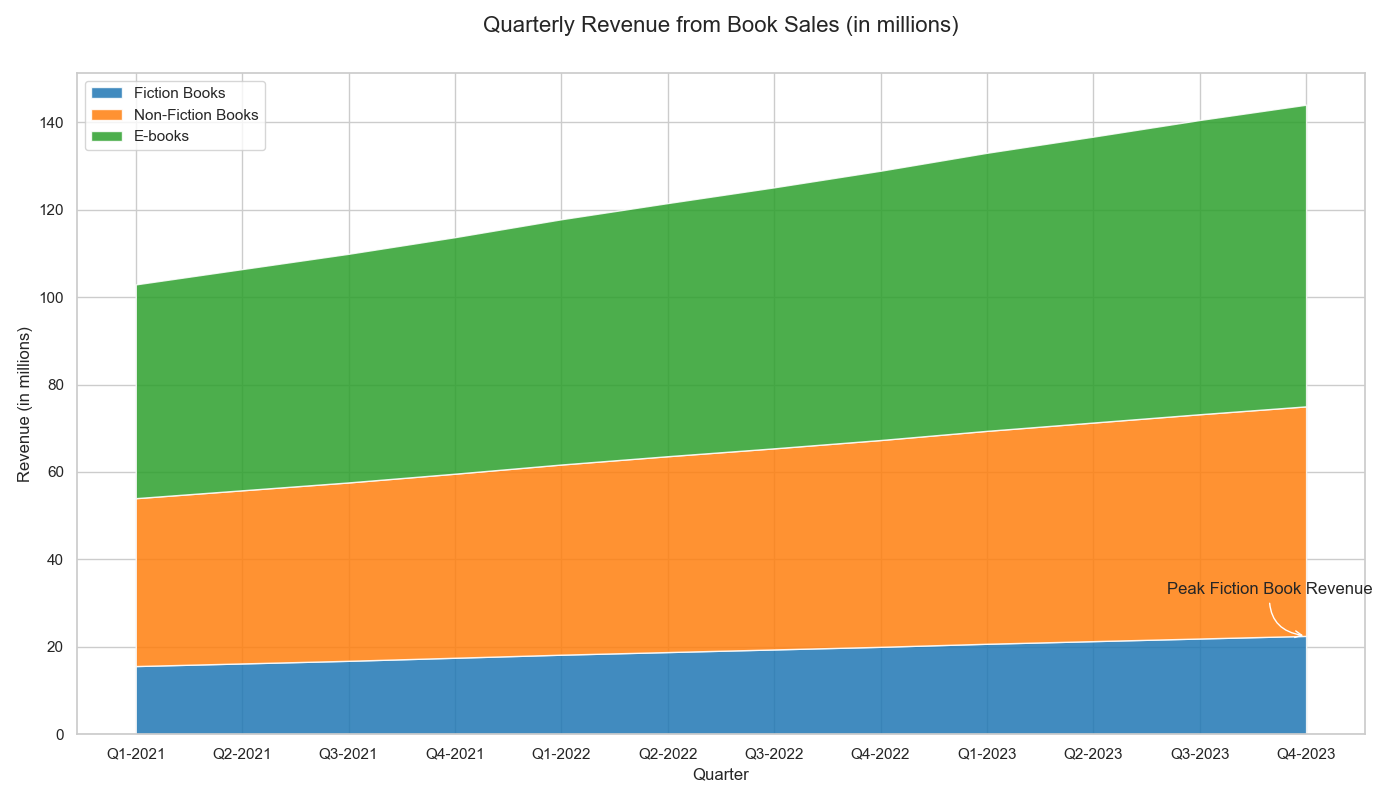

The script that drew this image:

import pandas as pd
import matplotlib.pyplot as plt

data = {
    'Quarter': ['Q1-2021', 'Q2-2021', 'Q3-2021', 'Q4-2021', 'Q1-2022', 'Q2-2022', 'Q3-2022', 'Q4-2022',
                'Q1-2023', 'Q2-2023', 'Q3-2023', 'Q4-2023'],
    'Revenue from Fiction Books': [15.6, 16.2, 16.8, 17.5, 18.2, 18.8, 19.4, 20.0, 20.7, 21.3, 21.9, 22.5],
    'Revenue from Non-Fiction Books': [22.8, 23.4, 24.0, 24.6, 25.3, 26.0, 26.6, 27.3, 28.0, 28.7, 29.4, 30.0],
    'Revenue from E-books': [10.5, 11.0, 11.5, 12.0, 12.6, 13.1, 13.7, 14.3, 14.9, 15.4, 16.0, 16.5]
}

df = pd.DataFrame(data)
df.set_index('Quarter', inplace=True)

cumulative_revenue = df.cumsum(axis=1)

plt.figure(figsize=(14, 8))

plt.stackplot(df.index, cumulative_revenue['Revenue from Fiction Books'],
              cumulative_revenue['Revenue from Non-Fiction Books'],
              cumulative_revenue['Revenue from E-books'],
              labels=['Fiction Books', 'Non-Fiction Books', 'E-books'],
              colors=['#1f77b4', '#ff7f0e', '#2ca02c'], alpha=0.85)

plt.legend(loc='upper left')
plt.annotate('Peak Fiction Book Revenue', xy=('Q4-2023', cumulative_revenue.loc['Q4-2023', 'Revenue from Fiction Books']),
             xytext=(-100, 30), textcoords='offset points', arrowprops=dict(arrowstyle='->', connectionstyle='arc3,rad=.5'))

plt.title('Quarterly Revenue from Book Sales (in millions)', fontsize=16, y=1.05)
plt.xlabel('Quarter')
plt.ylabel('Revenue (in millions)')

plt.tight_layout()
plt.show()
